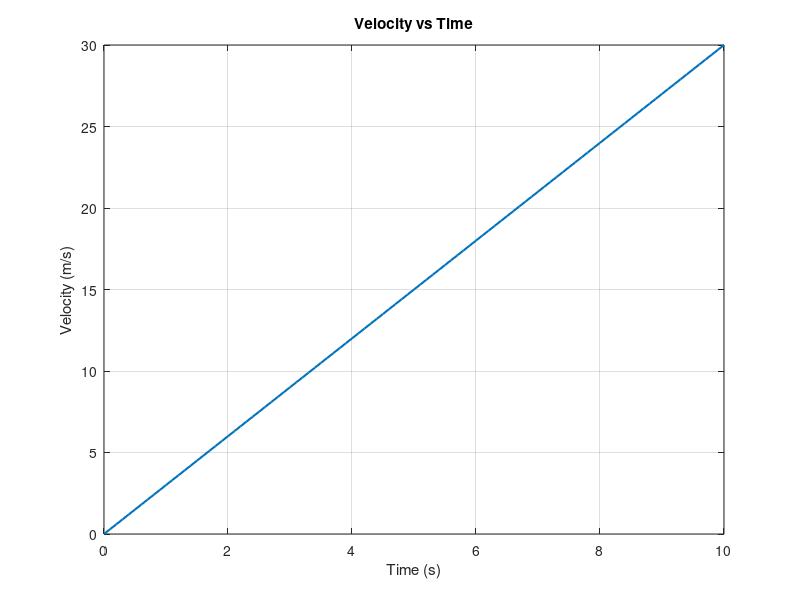
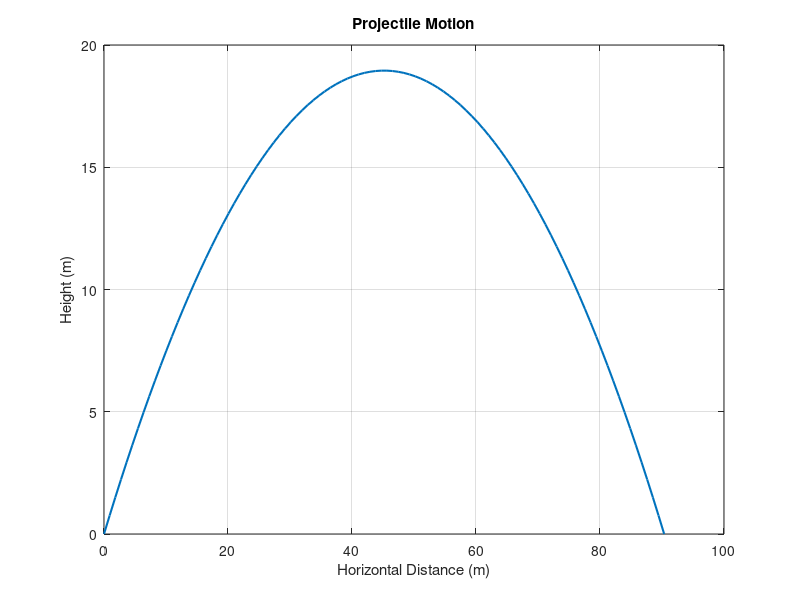
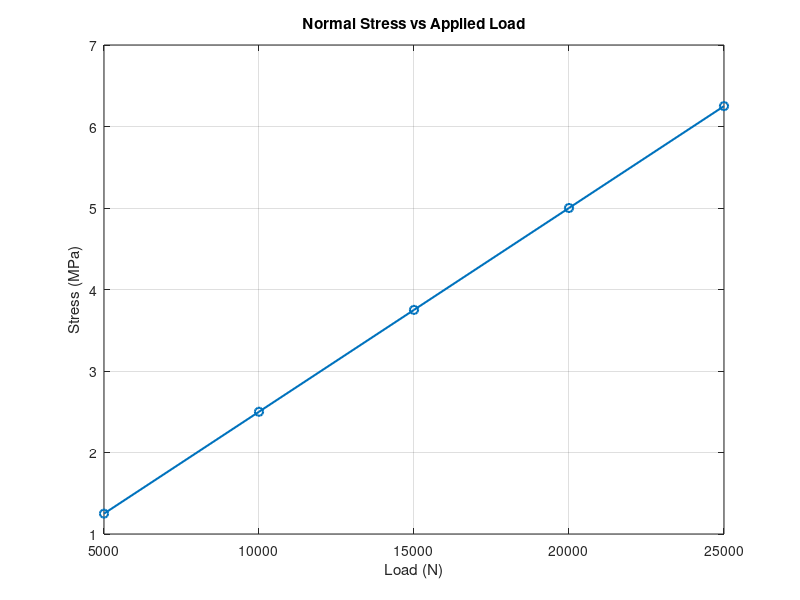
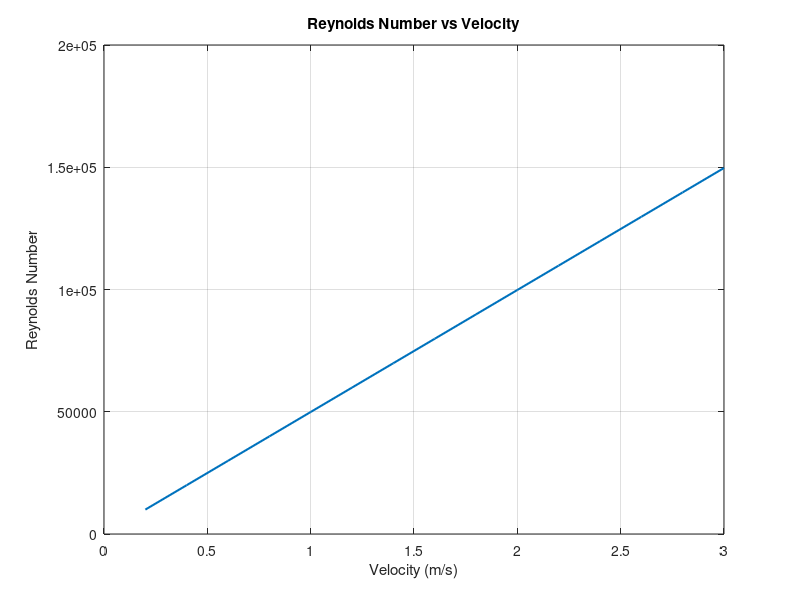

MATLAB code to generate these figures, in order: (Note: this script raises an error after producing the figures.)
%% Week 9 - Programming Review and Matrix-Based Engineering Computation
% Treat each %% section like a notebook code cell.
% Read the explanation, run one section, inspect the output, then continue.
% In MATLAB Live Editor, each %% section can be run independently.
% ESC 113: Computer Aided Analysis for Engineering
% MATLAB implementation of the Week 9 engineering programming examples.
% The comments are written for self-paced study: read the comment first,
% run the section, inspect the output, and then continue.
%
% Run one section at a time using "Run Section".

%% 1. MATLAB as an engineering calculator

% MATLAB follows normal order of operations: multiplication before addition.
2 + 3*4

% Parentheses force MATLAB to evaluate the addition first.
(2 + 3)*4

2^5                    % raise 2 to the 5th power
sqrt(81)               % square root
sin(pi/6)              % sine; MATLAB uses radians here
log(10)                % natural logarithm
exp(2)                 % e^2

%% 2. Variables and formatted output

mass = 25;              % kg
acceleration = 3.2;     % m/s^2
force = mass * acceleration;   % F = ma

fprintf('Force = %.2f N\n', force);

voltage = 24;           % V
current = 3.5;          % A
power = voltage * current;     % P = VI

fprintf('Electrical power = %.2f W\n', power);

%% 3. Vectors

% Square brackets with spaces create a row vector.
temperature = [20 22 24 26 28];          % temperature measurements
pressure = [101.2 101.8 102.1 101.5 100.9]; % pressure measurements

disp(temperature)
disp(pressure)

% Column vector
% Semicolons inside brackets create new rows, so this is a column vector.
time = [0; 1; 2; 3; 4; 5];

%% 4. Creating vectors with colon and linspace

x1 = 0:2:20;               % start:step:end
x2 = linspace(0, 10, 6);   % six equally spaced points

disp(x1)
disp(x2)

%% 5. Vector indexing

v = [10 20 30 40 50];

% MATLAB indexing starts at 1.
first_value = v(1);       % first element
third_value = v(3);       % third element
last_value = v(end);      % "end" means the final element
middle_values = v(2:4);   % elements 2, 3, and 4

disp(first_value)
disp(third_value)
disp(last_value)
disp(middle_values)

%% 6. Matrices

A = [1 2 3;
     4 5 6;
     7 8 9];

disp(A)

% ":" means keep all entries in that dimension.
row2 = A(2,:);            % row 2, all columns
col3 = A(:,3);            % all rows, column 3
value_23 = A(2,3);        % single value: row 2, column 3

disp(row2)
disp(col3)
disp(value_23)

%% 7. Matrix size and transpose

[r, c] = size(A);
fprintf('Rows = %d, Columns = %d\n', r, c);

AT = A';

disp(AT)

%% 8. Element-by-element operations

x = [1 2 3 4 5];

x_squared = x.^2;
x_times_3 = x .* 3;
x_divided_2 = x ./ 2;

disp(x_squared)
disp(x_times_3)
disp(x_divided_2)

%% Important
% MATLAB distinguishes:
%
% *   matrix multiplication
% .*  element-by-element multiplication
%
% ^   matrix power
% .^  element-by-element power
%
% /   matrix division
% ./  element-by-element division

%% 9. Engineering Example - Kinetic energy at several velocities

mass = 5;                         % kg
velocity = [2 4 6 8 10];          % m/s

% .^ squares EACH velocity value. The result is one KE value per speed.
KE = 0.5 * mass .* velocity.^2;

disp(KE)

%% 10. Built-in statistics

measurements = [12.5 15.8 14.2 18.6 16.1];

mean_value = mean(measurements);
min_value = min(measurements);
max_value = max(measurements);
std_value = std(measurements);

fprintf('Mean = %.2f\n', mean_value);
fprintf('Minimum = %.2f\n', min_value);
fprintf('Maximum = %.2f\n', max_value);
fprintf('Standard deviation = %.2f\n', std_value);

%% 11. Logical indexing

pressures = [220 310 450 510 490 540 300];

% The comparison creates a logical vector of TRUE/FALSE values.
unsafe = pressures > 500;

% Logical indexing keeps only the measurements where unsafe is TRUE.
unsafe_pressures = pressures(unsafe);

disp(unsafe)
disp(unsafe_pressures)

%% 12. if / elseif / else example

temperature = 85;

% MATLAB checks the conditions from top to bottom and stops at the first true branch.
if temperature < 70
    status = 'Normal';
elseif temperature <= 90
    status = 'Warning';
else
    status = 'Critical';
end

fprintf('Machine status: %s\n', status);

%% 13. Engineering Example - Battery voltage classifier

battery_voltage = 12.4;

if battery_voltage < 11.5
    battery_status = 'Low';
elseif battery_voltage <= 13.0
    battery_status = 'Normal';
else
    battery_status = 'High';
end

fprintf('Battery status: %s\n', battery_status);

%% 14. for loop - velocity table

acceleration = 3;   % m/s^2

% The loop repeats once for each integer time from 0 through 10 s.
for t = 0:10
    velocity = acceleration * t;   % v = at, assuming initial velocity is zero
    fprintf('t = %2d s, v = %5.1f m/s\n', t, velocity);
end

%% 15. for loop - electrical power table

R = 10;   % ohm

for I = 1:10
    P = I^2 * R;
    fprintf('I = %2d A, P = %4d W\n', I, P);
end

%% 16. while loop - tank filling

volume = 0;         % L
flow_rate = 12;     % L/min
minutes = 0;

% A while loop is useful when the number of repetitions is not known in advance.
while volume < 500
    volume = volume + flow_rate;   % add one minute of incoming volume
    minutes = minutes + 1;         % advance the simulated clock by one minute
end

fprintf('Tank reaches at least 500 L after %d min.\n', minutes);

%% 17. Basic 2D plotting

t = 0:0.1:10;
velocity = 3 .* t;

figure
plot(t, velocity, 'LineWidth', 1.5)
xlabel('Time (s)')
ylabel('Velocity (m/s)')
title('Velocity vs Time')
grid on

%% 18. Engineering Example - Projectile motion

v0 = 30;                 % m/s
theta_deg = 40;          % degrees
g = 9.81;                % m/s^2

% Trigonometric functions such as sin() and cos() expect radians.
theta = deg2rad(theta_deg);

t_flight = 2 * v0 * sin(theta) / g;
t = linspace(0, t_flight, 100);

x = v0 * cos(theta) .* t;
y = v0 * sin(theta) .* t - 0.5 * g .* t.^2;

figure
plot(x, y, 'LineWidth', 1.5)
xlabel('Horizontal Distance (m)')
ylabel('Height (m)')
title('Projectile Motion')
grid on

%% 19. Engineering Example - Beam normal stress

load_N = [5000 10000 15000 20000 25000];
area_m2 = 0.004;

% Normal stress: sigma = F/A. "./" performs element-wise division.
stress_Pa = load_N ./ area_m2;

% Convert Pa to MPa so the plotted values are easier to read.
stress_MPa = stress_Pa / 1e6;

figure
plot(load_N, stress_MPa, 'o-', 'LineWidth', 1.5)
xlabel('Load (N)')
ylabel('Stress (MPa)')
title('Normal Stress vs Applied Load')
grid on

%% 20. Engineering Example - Fluid flow

rho = 998;       % kg/m^3
mu = 0.001;      % Pa.s
D = 0.05;        % m

velocity = 0.2:0.2:3.0;

% Reynolds number: Re = rho*v*D/mu, calculated for every velocity value.
Re = rho .* velocity .* D ./ mu;

figure
plot(velocity, Re, 'LineWidth', 1.5)
xlabel('Velocity (m/s)')
ylabel('Reynolds Number')
title('Reynolds Number vs Velocity')
grid on

%% 21. Engineering Example - Temperature sensor data

time_min = 0:5:30;
temp_C = [22 25 30 37 45 54 60];

figure
plot(time_min, temp_C, 's-', 'LineWidth', 1.5)
xlabel('Time (min)')
ylabel('Temperature (°C)')
title('Temperature Sensor Measurements')
grid on

average_temp = mean(temp_C);
fprintf('Average temperature = %.2f °C\n', average_temp);

%% 22. Multiple plots on one figure

t = 0:0.1:5;

y1 = 3 + exp(-t).*sin(6*t);
y2 = 4 + exp(-t).*cos(6*t);

figure
plot(t, y1, 'LineWidth', 1.5)
hold on
plot(t, y2, 'LineWidth', 1.5)
xlabel('Time')
ylabel('Response')
title('Damped Engineering Responses')
legend('Response 1', 'Response 2')
grid on
hold off

%% 23. User-defined function example
% Local functions can be placed at the end of a MATLAB script.

F = calculate_force(12, 4.5);
fprintf('Calculated force = %.2f N\n', F);

%% 24. User-defined function - cylinder volume

V = cylinder_volume(1.5, 4);
fprintf('Cylinder volume = %.2f m^3\n', V);

%% 25. User-defined function - machine temperature status

status = temperature_status(95);
fprintf('Temperature status = %s\n', status);

%% 26. Guided Exercise 1
% Calculate the gravitational potential energy of a 15 kg object
% raised 8 m above the ground.
%
% PE = m*g*h

%% 27. Guided Exercise 2
% Create a vector of currents from 1 A to 8 A.
% For a resistance of 12 ohm, calculate voltage using V = IR.
% Plot Voltage vs Current.

%% 28. Guided Exercise 3
% Given:
%
% pressure = [480 495 505 520 475 540]
%
% Use logical indexing to extract all values above 500 kPa.

%% 29. Guided Exercise 4
% A motor is:
%
% High efficiency   >= 90%
% Acceptable        75% to <90%
% Low efficiency    <75%
%
% Write MATLAB branching code that classifies an efficiency value.

%% 30. Guided Exercise 5
% Simulate an object cooling from 100°C by 5°C every minute.
% Use a while loop to find how many minutes are required to fall
% below 40°C.

%% 31. Review questions
%
% 1. What is the difference between * and .* ?
% 2. What is the difference between ^ and .^ ?
% 3. How does MATLAB indexing differ from Python indexing?
% 4. What does A(:,2) return?
% 5. What does linspace(0,10,6) create?
% 6. When would a while loop be preferable to a for loop?
% 7. Why are vectors and matrices central to MATLAB?
% 8. Why should engineering plots always include axis labels and units?

%% Local functions

function F = calculate_force(mass, acceleration)
    % Return force from Newton's second law, F = ma.
    F = mass * acceleration;
end

function V = cylinder_volume(radius, height)
    % Return cylinder volume from V = pi*r^2*h.
    V = pi * radius^2 * height;
end

function status = temperature_status(T)
    if T < 70
        status = 'Normal';
    elseif T <= 90
        status = 'Warning';
    else
        status = 'Critical';
    end
end
